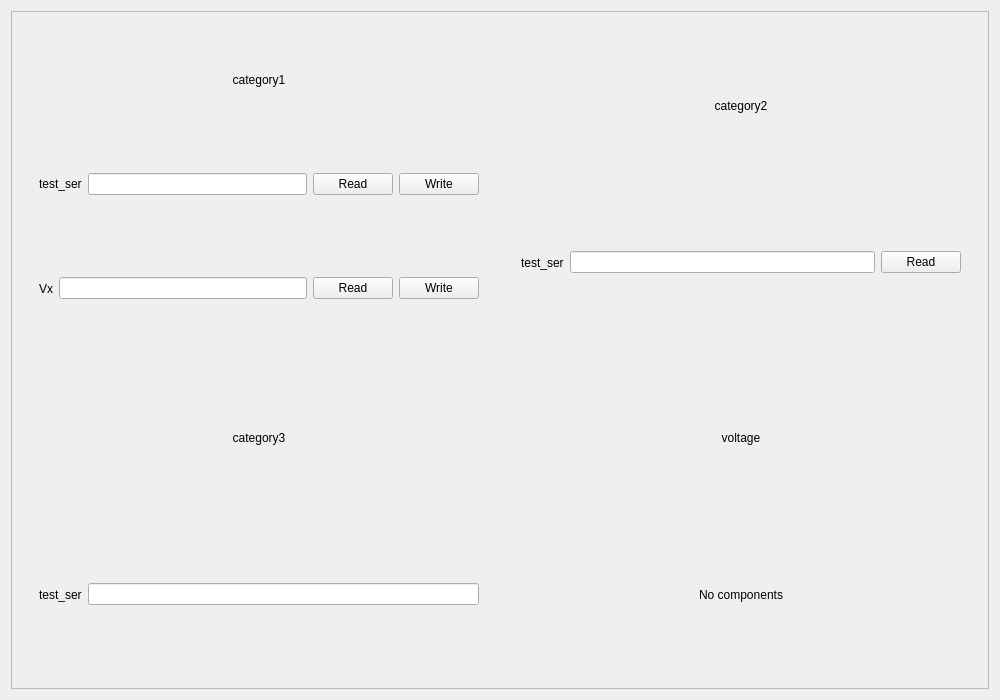
<?xml version="1.0" ?>
<ui version="4.0">
 <class>Form</class>
 <widget class="QWidget" name="Form">
  <property name="geometry">
   <rect>
    <x>0</x>
    <y>0</y>
    <width>1000</width>
    <height>700</height>
   </rect>
  </property>
  <property name="windowTitle">
   <string>Instrument Control</string>
  </property>
  <layout class="QVBoxLayout" name="verticalLayout">
   <item>
    <widget class="QScrollArea" name="scrollArea">
     <property name="widgetResizable">
      <bool>true</bool>
     </property>
     <widget class="QWidget" name="scrollAreaWidgetContents">
      <property name="geometry">
       <rect>
        <x>0</x>
        <y>0</y>
        <width>960</width>
        <height>660</height>
       </rect>
      </property>
      <layout class="QGridLayout" name="gridLayout">
       <item row="0" column="0">
        <widget class="QWidget" name="category1_container">
         <layout class="QVBoxLayout" name="category1_layout">
          <item>
           <widget class="QLabel" name="category1_label">
            <property name="text">
             <string>category1</string>
            </property>
            <property name="alignment">
             <set>Qt::AlignCenter</set>
            </property>
           </widget>
          </item>
          <item>
           <widget class="QWidget" name="category1_test_ser_rowWidget">
            <layout class="QHBoxLayout" name="category1_test_ser_rowLayout">
             <item>
              <widget class="QLabel" name="category1_test_ser_label">
               <property name="text">
                <string>test_ser</string>
               </property>
              </widget>
             </item>
             <item>
              <widget class="QLineEdit" name="category1_test_ser_lineEdit">
               <property name="readOnly">
                <bool>false</bool>
               </property>
              </widget>
             </item>
             <item>
              <widget class="QPushButton" name="category1_test_ser_readButton">
               <property name="text">
                <string>Read</string>
               </property>
              </widget>
             </item>
             <item>
              <widget class="QPushButton" name="category1_test_ser_writeButton">
               <property name="text">
                <string>Write</string>
               </property>
              </widget>
             </item>
            </layout>
           </widget>
          </item>
          <item>
           <widget class="QWidget" name="category1_Vx_rowWidget">
            <layout class="QHBoxLayout" name="category1_Vx_rowLayout">
             <item>
              <widget class="QLabel" name="category1_Vx_label">
               <property name="text">
                <string>Vx</string>
               </property>
              </widget>
             </item>
             <item>
              <widget class="QLineEdit" name="category1_Vx_lineEdit">
               <property name="readOnly">
                <bool>false</bool>
               </property>
              </widget>
             </item>
             <item>
              <widget class="QPushButton" name="category1_Vx_readButton">
               <property name="text">
                <string>Read</string>
               </property>
              </widget>
             </item>
             <item>
              <widget class="QPushButton" name="category1_Vx_writeButton">
               <property name="text">
                <string>Write</string>
               </property>
              </widget>
             </item>
            </layout>
           </widget>
          </item>
         </layout>
        </widget>
       </item>
       <item row="0" column="1">
        <widget class="QWidget" name="category2_container">
         <layout class="QVBoxLayout" name="category2_layout">
          <item>
           <widget class="QLabel" name="category2_label">
            <property name="text">
             <string>category2</string>
            </property>
            <property name="alignment">
             <set>Qt::AlignCenter</set>
            </property>
           </widget>
          </item>
          <item>
           <widget class="QWidget" name="category2_test_ser_rowWidget">
            <layout class="QHBoxLayout" name="category2_test_ser_rowLayout">
             <item>
              <widget class="QLabel" name="category2_test_ser_label">
               <property name="text">
                <string>test_ser</string>
               </property>
              </widget>
             </item>
             <item>
              <widget class="QLineEdit" name="category2_test_ser_lineEdit">
               <property name="readOnly">
                <bool>false</bool>
               </property>
              </widget>
             </item>
             <item>
              <widget class="QPushButton" name="category2_test_ser_readButton">
               <property name="text">
                <string>Read</string>
               </property>
              </widget>
             </item>
            </layout>
           </widget>
          </item>
         </layout>
        </widget>
       </item>
       <item row="1" column="0">
        <widget class="QWidget" name="category3_container">
         <layout class="QVBoxLayout" name="category3_layout">
          <item>
           <widget class="QLabel" name="category3_label">
            <property name="text">
             <string>category3</string>
            </property>
            <property name="alignment">
             <set>Qt::AlignCenter</set>
            </property>
           </widget>
          </item>
          <item>
           <widget class="QWidget" name="category3_test_ser_rowWidget">
            <layout class="QHBoxLayout" name="category3_test_ser_rowLayout">
             <item>
              <widget class="QLabel" name="category3_test_ser_label">
               <property name="text">
                <string>test_ser</string>
               </property>
              </widget>
             </item>
             <item>
              <widget class="QLineEdit" name="category3_test_ser_lineEdit">
               <property name="readOnly">
                <bool>false</bool>
               </property>
              </widget>
             </item>
            </layout>
           </widget>
          </item>
         </layout>
        </widget>
       </item>
       <item row="1" column="1">
        <widget class="QWidget" name="voltage_container">
         <layout class="QVBoxLayout" name="voltage_layout">
          <item>
           <widget class="QLabel" name="voltage_label">
            <property name="text">
             <string>voltage</string>
            </property>
            <property name="alignment">
             <set>Qt::AlignCenter</set>
            </property>
           </widget>
          </item>
          <item>
           <widget class="QLabel" name="voltage_emptyLabel">
            <property name="text">
             <string>No components</string>
            </property>
            <property name="alignment">
             <set>Qt::AlignCenter</set>
            </property>
           </widget>
          </item>
         </layout>
        </widget>
       </item>
      </layout>
     </widget>
    </widget>
   </item>
  </layout>
 </widget>
 <resources/>
 <connections/>
</ui>
